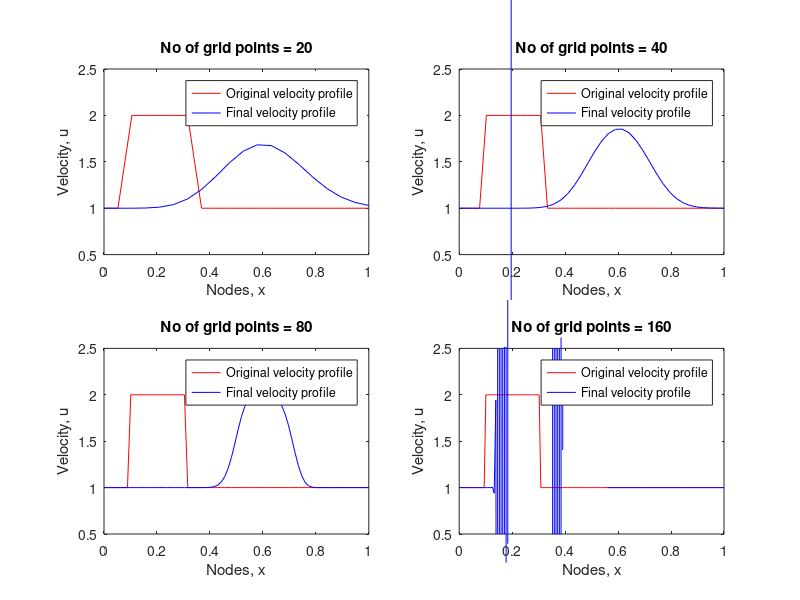

Reproduce this figure in MATLAB.
clear all
close all
clc

% Given values
L = 1;                  % length of the domain
c = 1;                  % linear convection velocity
dt = 0.01;              % time step
t = 0.4;                % end time
n_t = t/dt;             % no of time steps
uspike_start = 0.1;     % value of x at which spike in velocity starts
uspike_end = 0.3;       % value of x at which spike in velocity ends
uspike_start_index = 0; % index position of node at velocity spike start
uspike_end_index = 0;   % index position of node at velocity spike end

% no of grid points
n = [20, 40, 80, 160];

% for loop to input various values of grid points
for k = 1:length(n)
    x = linspace(0, 1, n(k)); % no. of nodes
    dx = L/(n(k)-1); % node step size
    
    % for loop to find the position of node 'x' at which velocity spike
    % starts and ends
    for i = 1:n(k)
        if abs(x(i)- uspike_start) < dx/2     % using decision making statement
            uspike_start_index = i;           % -to get the position of node
        elseif abs(x(i)-uspike_end) < dx/2    % -which has the closest value to
            uspike_end_index = i;             % -to the value at x at which the
        end                                   % -velocity spike starts and ends.
    end
    u = ones(1,n(k));
    u(1) = 1;                                     % boundary condition
    u(uspike_start_index:uspike_end_index) = 2;   % assigning velocity step values
    u_old = u;
    u_initial = u;                                % initial velocity profile
    
    % for loop for time marching
    for j = 1: n_t
        % for loop for space marching
        for i = 2:n(k)
            % 1D linear convection equation, du/dt = -C(du/dx)
            u(i) = u_old(i) - (c*dt/dx)*(u_old(i)-u_old(i-1));
        end
        figure(1);
        % need fullscreen window to view 4 plots at once
        set(gcf, 'Position', get(0, 'screensize'));
        subplot(2,2,k);
        plot(x, u_initial,'r',x,u,'b');
        axis([0 1 0.5 2.5]);
        title(['No of grid points = ',num2str(n(k))]);
        xlabel('Nodes, x');
        ylabel('Velocity, u');
        legend('Original velocity profile','Final velocity profile');
        % updating u_old
        u_old = u;
        pause(0.001);
    end
end
